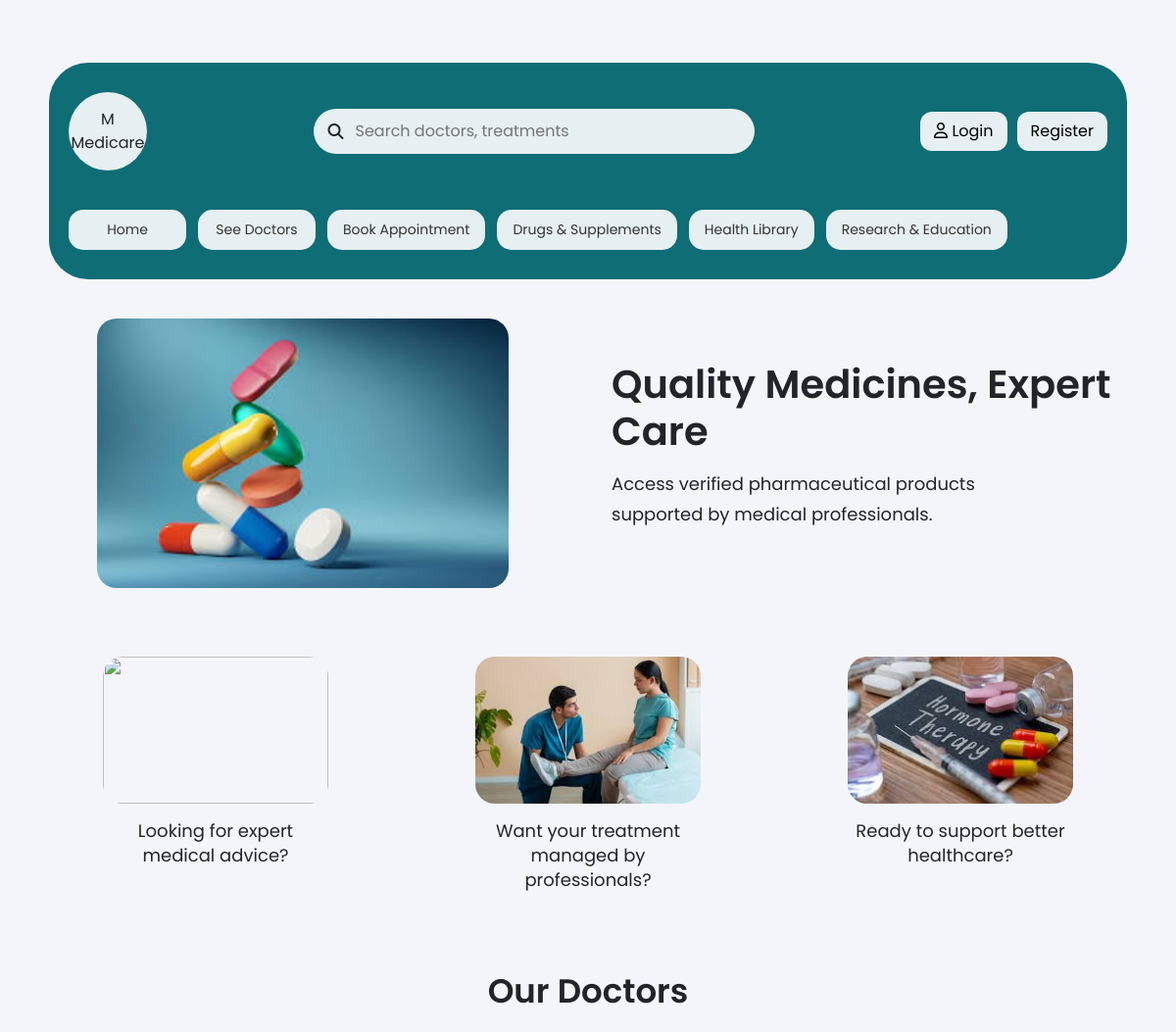
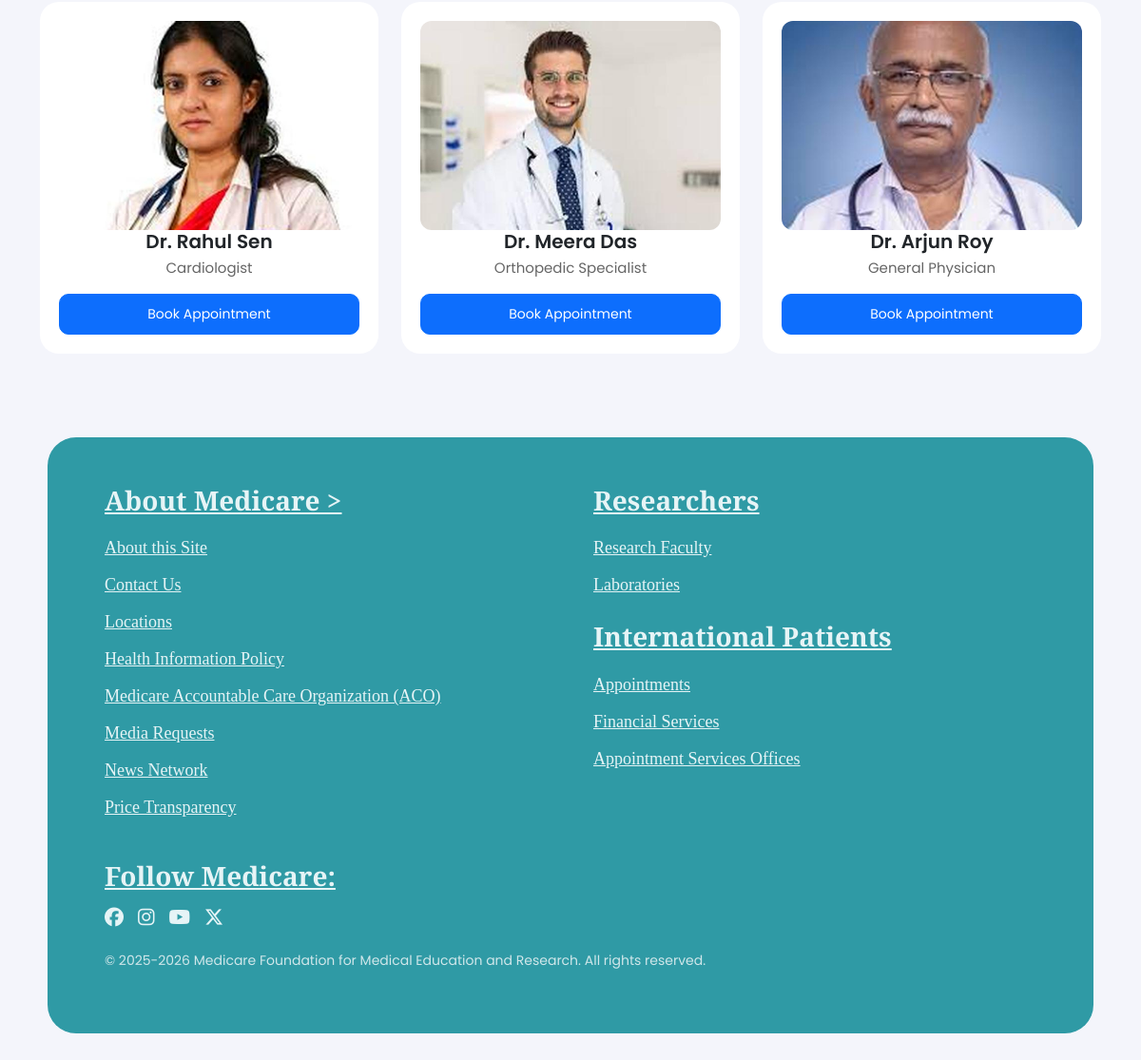
The page / on the database its author committed (2 pictures, top to bottom).
### appointments/models.py (models this page shows, shortened)
class Doctor(models.Model):
    name = models.CharField(max_length=100)
    specialty = models.CharField(max_length=100)
    department = models.ForeignKey(
        Department,
        on_delete=models.CASCADE,
        related_name="doctors"
    )
    image = models.ImageField(upload_to='doctors/')
    experience = models.IntegerField()
    available_days = models.CharField(max_length=100)
    short_bio = models.TextField()

### appointments/views.py (the view)
# urls.py: path('', views.home, name='home'),
def home(request):
    doctors = Doctor.objects.all()[:3]
    departments = Department.objects.all()[:4]
    resources = HealthResource.objects.all()[:4]
    return render(
        request,
        "appointments/home.html",
        {
            "doctors": doctors,
            "departments": departments,
            "resources": resources,
        },
    )

### appointments/templates/appointments/home.html (shortened to what this page needs)
﻿{% extends 'base.html' %}
{% load static %}
{% block content %}
<section class="container home-intro-section">
    <div class="row align-items-center g-5">
        <div class="col-lg-6 text-center">
            <img src="{% static 'images/dawaa.jpg' %}" class="showcase-image">
        </div>
        <div class="col-lg-6">
            <h2 class="showcase-title">Quality Medicines, Expert Care</h2>
            <p class="showcase-copy">
                Access verified pharmaceutical products supported by medical professionals.
            </p>
        </div>
    </div>
</section>
<section class="container feature-strip-section">
    <div class="row g-4 justify-content-center">
        <div class="col-md-4 text-center">
            <div class="simple-feature-card">
                <img src="{% static 'images/advice.jpg' %}" class="simple-feature-image">
                <p>Looking for expert medical advice?</p>
            </div>
        </div>
        <div class="col-md-4 text-center">
            <div class="simple-feature-card">
                <img src="{% static 'images/a.jpg' %}" class="simple-feature-image">
                <p>Want your treatment managed by professionals?</p>
            </div>
        </div>
        <div class="col-md-4 text-center">
            <div class="simple-feature-card">
                <img src="{% static 'images/images.jpg' %}" class="simple-feature-image">
                <p>Ready to support better healthcare?</p>
            </div>
        </div>
    </div>
</section>
<section class="container doctors-preview-section">
    <div class="text-center mb-4">
        <h3 class="preview-heading">Our Doctors</h3>
    </div>
    <div class="row g-4">
        {% for doctor in doctors %}
            <div class="col-md-4">
                <div class="doctor-preview-card text-center">
                     <img src="{{ doctor.image.url }}" class="doctor-image">
                    <h5>{{ doctor.name }}</h5>
                    <p>{{ doctor.specialty }}</p>
                    <a href="{% url 'book' doctor.id %}"
                       class="btn btn-primary btn-sm px-4">
                        Book Appointment
                    </a>
                </div>
            </div>
        {% endfor %}
    </div>
</section>
{% endblock %}

### static/css/style.css (style rules this page uses)
.feature-strip-section { margin-top: 70px; }
.feature-strip-section .row { justify-content: center; }
.simple-feature-card { text-align: center; }
.simple-feature-image { width: 230px; height: 150px; object-fit: cover; border-radius: 20px; margin-bottom: 15px; display: block; margin-left: auto; margin-right: auto; }
.simple-feature-card p { font-size: 18px; line-height: 1.4; max-width: 220px; margin: 0 auto; }
.showcase-title { font-size: 40px; font-weight: 600; margin-bottom: 15px; }
.showcase-copy { font-size: 18px; line-height: 1.7; max-width: 450px; }
.home-intro-section .row { align-items: center; }
.showcase-image { width: 420px; border-radius: 20px; }
.doctors-preview-section { margin-top: 80px; }
.preview-heading { font-size: 34px; font-weight: 600; }
.doctor-preview-card { background: white; border-radius: 20px; padding: 20px; height: 100%; display: flex; flex-direction: column; justify-content: space-between; transition: 0.3s; }
.doctor-preview-card h5 { font-size: 20px; font-weight: 600; margin-bottom: 5px; }
.doctor-preview-card p { font-size: 15px; color: #666; margin-bottom: 15px; }
.doctor-preview-card .btn { margin-top: auto; border-radius: 10px; padding: 10px; font-size: 14px; }
.doctor-image { width: 100%; height: 220px; object-fit: cover; }
.doctor-image { width: 100%; height: 350px; object-fit: cover; border-radius: 20px; }
.doctor-image { width: 100%; height: 280px; object-fit: cover; border-radius: 20px; }
.doctor-image { width: 100%; height: 100%; object-fit: cover; object-position: center; border-radius: 12px; }
.doctor-image { width: 100%; height: 220px; object-fit: cover; object-position: top; }
.btn-primary { border-radius: 8px; }

### rows shown on the page
Doctor: image (picture), name "Dr. Rahul Sen", specialty "Cardiologist"
Doctor: image (picture), name "Dr. Meera Das", specialty "Orthopedic Specialist"
Doctor: image (picture), name "Dr. Arjun Roy", specialty "General Physician"
